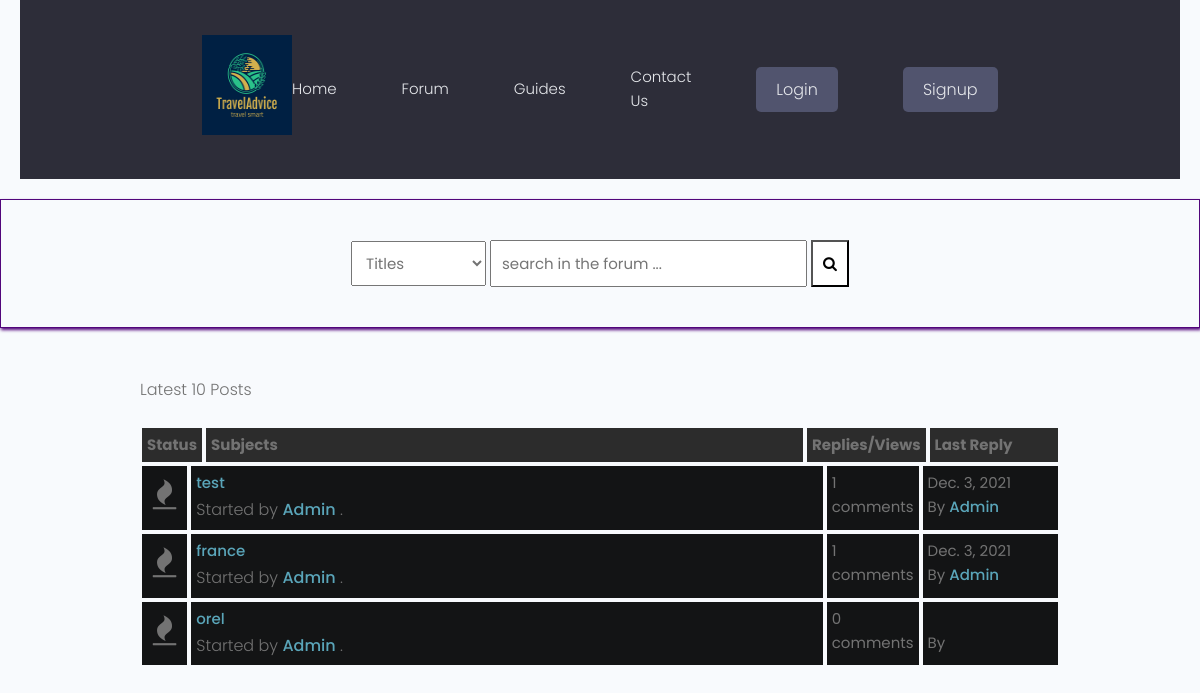
The page /forum/latest_posts on the database as committed earlier.
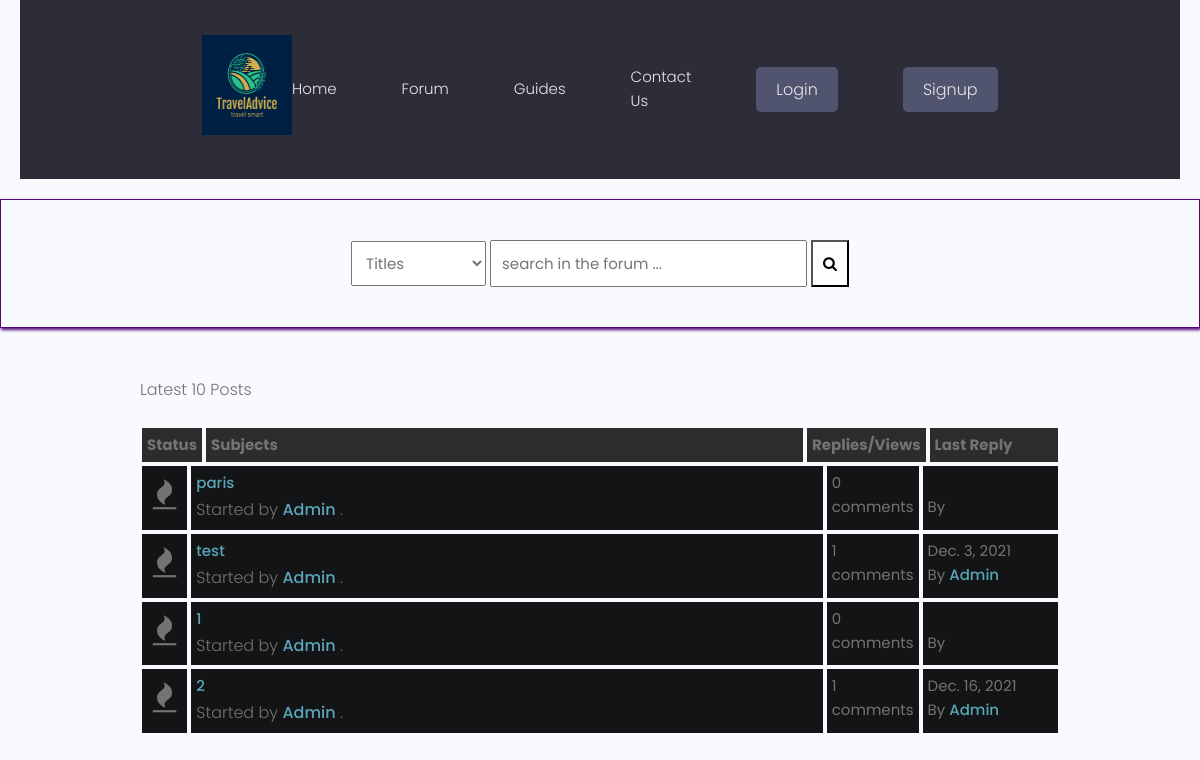
The same page on the database as committed later.
### forum/models.py (models this page shows, shortened)
class Post(models.Model):
    title = models.CharField(max_length=400)
    slug = models.SlugField(max_length=400, unique=True, blank=True)
    user = models.ForeignKey(Author, on_delete=models.CASCADE) #frame key of the author
    content = HTMLField()
    categories = models.ForeignKey(Category, on_delete=models.SET_NULL, null=True)
    date = models.DateTimeField(auto_now_add=True)
    tags = TaggableManager() #imported from taggit.managers
    comments = models.ManyToManyField(Comment, blank=True)
    closed = models.BooleanField(default=False)
    def get_url(self):
        return reverse("detail", kwargs={
            "slug":self.slug
        })
    @property
    def num_comments(self):
        return self.comments.count()
    @property
    def last_reply(self):
        return self.comments.latest("date")

class Author(models.Model):
    user = models.ForeignKey(User, on_delete=models.CASCADE)
    fullname = models.CharField(max_length=40, blank=True)
    slug = models.SlugField(max_length=400, unique=True, blank=True) # imported from django.utils.text
    bio = HTMLField() #desctription of the user imported the field from tinymce.models
    points = models.IntegerField(default=0) #check later if we need this (maybe put here the rating)

class Comment(models.Model):
    user = models.ForeignKey(Author, on_delete=models.CASCADE)
    content = models.TextField()
    date = models.DateTimeField(auto_now_add=True)

### forum/views.py (the view)
# urls.py: path("latest_posts", latest_posts, name="latest_posts"),
def latest_posts(request):
    posts = Post.objects.all()[:10]
    context = {
        "posts":posts,
        "title": "latest-posts",
    }
    return render(request, "forum/latest-posts.html", context)

### forum/context_processors.py (called while the page is built, shortened)
def searchFunction(request):
    search_context = {}
    posts = Post.objects.all()
    return search_context

### forum/templates/forum/latest-posts.html
{% extends 'forumsbase.html' %}
{% block content %}
    <div class="container">
        <div class="navigate">
            <span>Latest 10 Posts</span>
        </div>
        <div class="posts-table">
            <div class="table-head">
                <div class="status">Status</div>
                <div class="subjects">Subjects</div>
                <div class="replies">Replies/Views</div>
                <div class="last-reply">Last Reply</div>
            </div>
            {% for post in posts %}
            <div class="table-row">
                <div class="status"><i class="fa fa-fire"></i></div>
                <div class="subjects">
                    <a href="{{post.get_url}}">{{post.title}}</a>
                    <br>
                    <span>Started by <b><a href="">{{post.user.fullname|title}}</a></b> .</span>
                </div>
                <div class="replies">
                    {{post.num_comments}} comments <br>
                </div>
                <div class="last-reply">
                    {{post.last_reply.date|date}}
                    <br>By <b><a href="">{{post.last_reply.user.fullname|title}}</a></b>
                </div>
            </div>
            {% endfor %}
        </div>
    {% endblock content %}

### templates/forumsbase.html (shortened to what this page needs)
<!DOCTYPE html>
{% load static %}
<html lang="en">
<head>
    <link rel="stylesheet" href="{% static 'styles/style.css' %}">
    <link rel="stylesheet" href="https://cdnjs.cloudflare.com/ajax/libs/font-awesome/4.7.0/css/font-awesome.min.css">
     <link rel="stylesheet" href="{% static 'uikit/styles/uikit.css' %}" />
     <link rel="stylesheet" href="{% static 'styles/app.css' %}" />
</head>
<body>
    <header>
       {% include 'navbar.html' %}
    </header>
                <form action="{% url 'search_result' %}" role="form" method="GET">
                <div class="search-box">
                    <div>
                        <select name="search-box" id="">
                            <option value="Titles">Titles</option>
                        </select>
                        <input type="text" name="q" placeholder="search in the forum ...">
                        <button type="submit" name="search"><i class="fa fa-search"></i></button>
                    </div>
                </div>
                </form>
    {% block content %}
    {% endblock content %}
</body>
</html>

### templates/navbar.html (shortened to what this page needs)
{% load static %}
 <header class="header">
    <div class="container container--narrow">
      <a href="/" class="header__logo">
        <img src="{% static 'images/log.png' %} " alt="TravelAdvice Logo" />
      </a>
      <nav class="header__nav">
        <ul class="header__menu">
          <li class="header__menuItem"><a href="{% url 'trips' %}">Home</a></li>
          <li class="header__menuItem"><a href="{% url 'forumhome' %}">Forum</a></li>
          <li class="header__menuItem"><a href="{% url 'profiles' %}">Guides</a></li>
          <li class="header__menuItem"><a href="{% url 'contact' %}">Contact Us</a></li>
          {% if user.is_authenticated %}
          {% if user.is_staff %}
          <li class="header__menuItem"><a href="{% url 'create-trip' %}">Add Trip</a></li>
          {% endif %}
          <li class="header__menuItem"><a href="account.html">My Account</a></li>
          <li class="header__menuItem"><a href="{% url 'update_profile' %}">Update Profile</a></li>
          <li class="header__menuItem"><a href="{% url 'logout' %}">Logout</a></li>
          {% else %}
          <li class="header__menuItem"><a href="{% url 'signin' %}" class="btn btn--sub">Login</a></li>
          <li class="header__menuItem"><a href="{% url 'signup' %}" class="btn btn--sub">Signup</a></li>
          {% endif %}
        </ul>
      </nav>
    </div>
  </header>

### static/styles/style.css (style rules this page uses)
* { box-sizing: border-box; }
html { font-size: 14px; font-family: 'Titillium Web', sans-serif; background-color:rgb(0,0,0); color:#FEFEFE; }
a { color:#FF0042; font-weight: bolder; text-decoration: none; }
.container { margin: 20px; padding: 20px; }
header { margin-inline: 10px; }
.search-box { border: solid 1px #52057b; margin-top: 20px; padding: 40px; display:flex; justify-content: center; box-shadow:1px 2px 3px #52057b; }
.search-box select { padding: 10px; }
.search-box input { padding: 10px; }
.search-box button { padding: 10px; background-color:#fff; color:#000000; }
.table-head { display: flex; }
.table-head div { padding: 5px; margin: 2px; background-color: #2C2C2C; font-weight: bold; }
.table-head .status { flex: 5%; }
.table-head .subjects { flex: 70%; }
.table-head .replies { flex: 10%; }
.table-head .last-reply { flex: 15%; }
.table-row { display: flex; }
.table-row .status, .table-row .subjects, .table-row .replies, .table-row .last-reply { padding: 5px; margin: 2px; background-color: #131415; }
.table-row .status { flex: 5%; font-size: 30px; text-align: center; }
.table-row .subjects { flex: 70%; }
.table-row .replies { flex: 10%; }
.table-row .last-reply { flex: 15%; }
.navigate { margin-block: 20px; font-weight: lighter; font-size: 24px; }

### static/styles/app.css (style rules this page uses)
:root { --color-sub: #2d2d39; }
.btn--sub { background-color: var(--color-sub-light); }
img { width: 100%; }
.header { position: sticky; z-index: 111; background-color: var(--color-sub); padding: 1.5rem 0; }
.header > .container { display: flex; justify-content: space-between; align-items: center; }
.header__logo > img { height: 10rem; }
.header__nav > ul { display: inline-flex; align-items: center; list-style: none; gap: 6.5rem; }
.header__menuItem > a { color: var(--color-light); font-weight: 300; }

### static/uikit/styles/modules/_variables.css (style rules this page uses)
:root { --color-main: #5aa5b9; --color-main-light: #e6faff; --color-sub: #3f4156; --color-sub-light: #51546e; --color-sub-lighter: #ededfd; --color-text: #737373; --color-gray: #8b8b8b; --color-light: #e5e7eb; --color-light-gray: #767676; --color-bg: #f8fafd; --color-white: #fffefd; --color-white-light: #f3f3f3; --color-success: #359e64; --color-success-bg: #def8e8; --color-error: #fc4b0b; --color-error-bg: #fff2ee; --font-base: 'Poppins', arial, helvetica, 'Segoe UI', roboto, ubuntu, sans-serif; --font-monospace: 'Fira Code', 'Courier New', courier, monospace; --font-regular: 300; --font-medium: 500; --font-bold: 700; --generic-shadow: 1px 1px 5px #00000010; --generic-transition: all 0.3s ease-in-out; }

### static/uikit/styles/modules/_base.css (style rules this page uses)
* { margin: 0; padding: 0; box-sizing: border-box; text-rendering: optimizeLegibility; color: inherit; font-size: inherit; }
html { font-size: 50%; }
@media only screen and (min-width: 480px) { html { font-size: 56.25%; } }
@media only screen and (min-width: 1200px) { html { font-size: 62.5%; } }
body { line-height: 1.6; font-weight: 400; font-size: 1.5rem; color: var(--color-text); background-color: var(--color-bg); min-height: 100vh; }

### static/uikit/styles/modules/_typography.css (style rules this page uses)
* { font-family: var(--font-base); }
p, span, strong { font-size: 1.6rem; color: var(--color-text); font-weight: var(--font-regular); }
a { padding-bottom: 2px; text-decoration: none; display: inline-block; color: var(--color-main); font-weight: var(--font-medium); }

### static/uikit/styles/modules/_utilities.css (style rules this page uses)
.container { width: 92%; max-width: 165rem; margin: 0 auto; box-sizing: border-box; }
.container--narrow { width: 92%; max-width: 120rem; }
@media screen and (min-width: 1000px) { .container { width: 90%; } }
@media screen and (min-width: 1000px) { .container--narrow { width: 85%; } }
@media screen and (min-width: 1200px) { .container { width: 80%; } }
@media screen and (min-width: 1200px) { .container--narrow { width: 72%; } }

### static/uikit/styles/modules/_button.css (style rules this page uses)
.btn { display: inline-block; position: relative; cursor: pointer; background-color: var(--color-light); font-weight: var(--font-medium); color: var(--color-sub); text-decoration: none; padding: 1rem 2rem; border-radius: 0.5rem; border: none; width: -webkit-fit-content; width: -moz-fit-content; width: fit-content; height: -webkit-fit-content; height: -moz-fit-content; height: fit-content; font-size: 1.6rem; outline-width: 0; outline-color: transparent; -webkit-backface-visibility: hidden; backface-visibility: hidden; transition: all 0.3s ease-in-out; }
.btn--sub { background-color: var(--color-sub); color: var(--color-white); }

Rows that differ between the two databases and show on the page:
removed Post: title "france", user.fullname "Admin", num_comments "1", last_reply "Dec. 3, 2021", last_reply.user.fullname "Admin"
removed Post: title "orel", user.fullname "Admin", num_comments "0"
added Post: title "paris", user.fullname "Admin", num_comments "0"
added Post: title "1", user.fullname "Admin", num_comments "0"
added Post: title "2", user.fullname "Admin", num_comments "1", last_reply "Dec. 16, 2021", last_reply.user.fullname "Admin"
